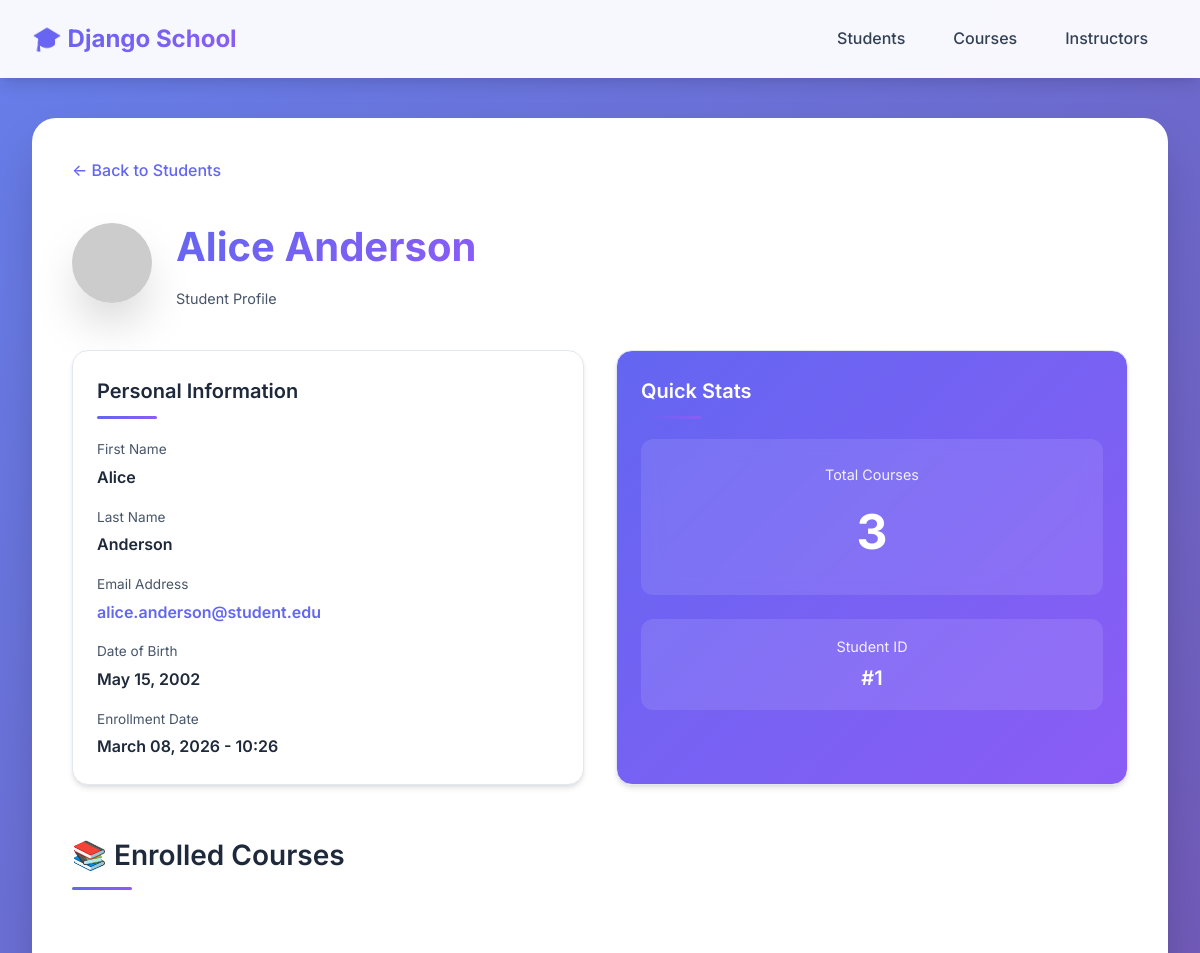
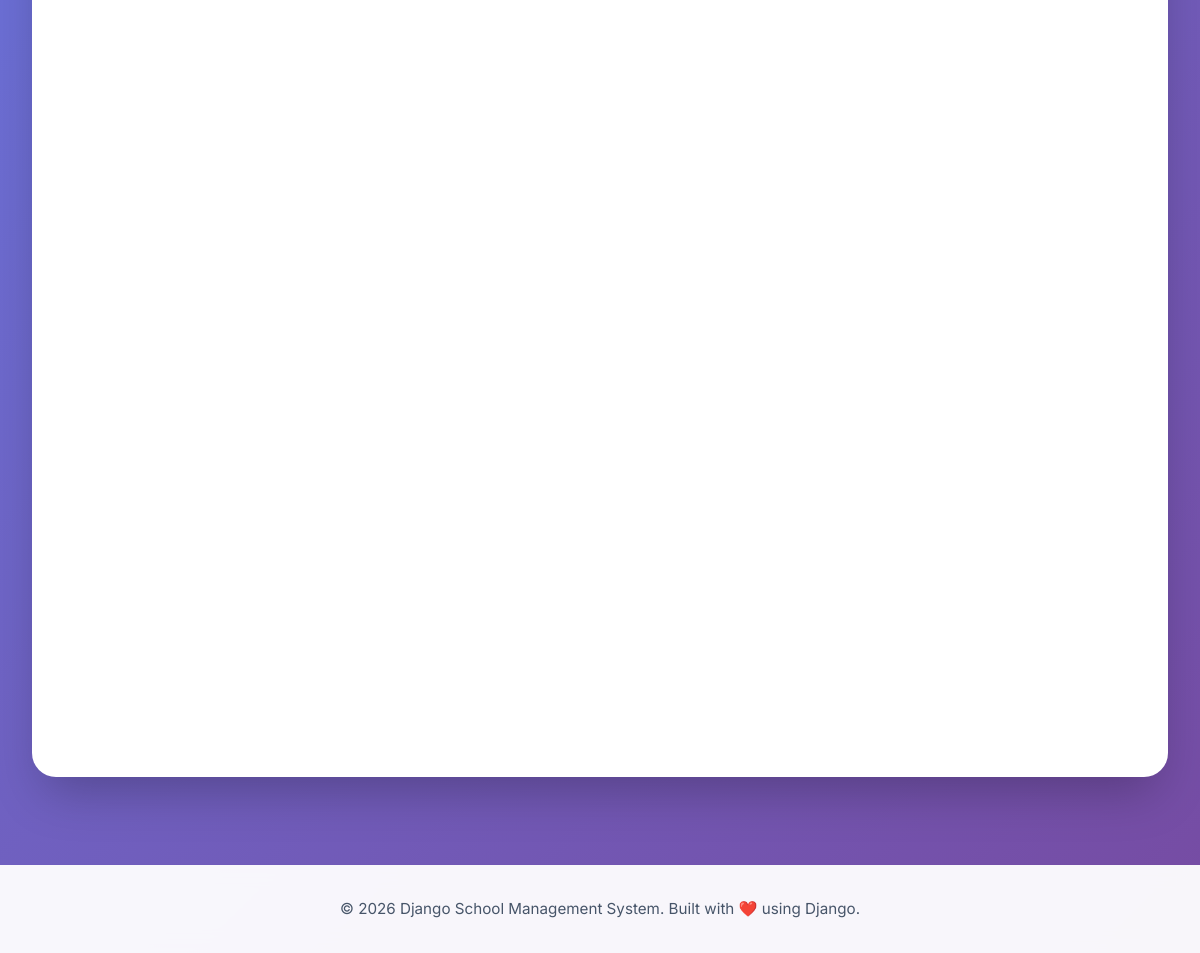
The app's page /students/1/ with its own data (2 pictures, top to bottom).
### students/models.py (models this page shows, shortened)
class Student(models.Model):
    first_name   = models.CharField(max_length=100)
    last_name    = models.CharField(max_length=100)
    email        = models.EmailField(unique=True)
    date_of_birth = models.DateField(null=True, blank=True)
    enrolled_at  = models.DateTimeField(auto_now_add=True)
    courses      = models.ManyToManyField(
        Course,
        related_name='students'
    )

### students/views.py (the view)
# urls.py: path('<int:pk>/', views.student_detail, name='student_detail'),
def student_detail(request, pk):
    student = get_object_or_404(Student, pk=pk)
    return render(request, 'students/student_detail.html',
                  {'student': student})

### courses/models.py (called while the page is built)
    def get_image_filename(self):
        title_lower = self.title.lower()
        if 'python' in title_lower:
            return 'pylogo.jpg'
        elif 'web' in title_lower or 'django' in title_lower or 'html' in title_lower or 'css' in title_lower:
            return 'webdev.webp'
        elif 'machine learning' in title_lower or 'ml' in title_lower or 'ai' in title_lower:
            return 'ML.webp'
        elif 'data' in title_lower or 'analytics' in title_lower:
            return 'data-analysis.svg'
        elif 'database' in title_lower or 'sql' in title_lower:
            return 'database.svg'
        elif 'mobile' in title_lower or 'android' in title_lower or 'ios' in title_lower:
            return 'mobile.svg'
        elif 'security' in title_lower or 'cyber' in title_lower:
            return 'security.svg'
        else:
            return 'default.svg'

### instructors/models.py (called while the page is built)
    def __str__(self):
        return f"{self.first_name} {self.last_name}"

### students/templates/students/student_detail.html (shortened to what this page needs)
{% extends 'base.html' %}
{% load static %}
{% block content %}
<div style="margin-bottom: 2rem;">
  <a href="{% url 'student_list' %}" style="color: var(--primary); text-decoration: none; font-weight: 500; display: inline-flex; align-items: center; gap: 0.5rem; transition: all 0.2s;">
    ← Back to Students
  </a>
</div>
<div style="display: flex; align-items: center; gap: 1.5rem; margin-bottom: 2.5rem;">
  <div style="width: 80px; height: 80px; border-radius: 50%; overflow: hidden; box-shadow: var(--shadow-xl);">
    <img src="https://ui-avatars.com/api/?name={{ student.first_name }}+{{ student.last_name }}&size=160&background=random&bold=true"
         alt="{{ student.first_name }} {{ student.last_name }}"
         style="width: 100%; height: 100%; object-fit: cover;">
  </div>
  <div>
    <h1 style="margin: 0 0 0.5rem 0;">{{ student.first_name }} {{ student.last_name }}</h1>
    <p class="text-muted" style="margin: 0;">Student Profile</p>
  </div>
</div>
<div style="display: grid; grid-template-columns: repeat(auto-fit, minmax(300px, 1fr)); gap: 2rem;">
  <div class="card">
    <h2 style="margin-top: 0; font-size: 1.25rem;">Personal Information</h2>
    <div style="display: flex; flex-direction: column; gap: 1rem;">
      <div>
        <p class="text-muted" style="margin: 0 0 0.25rem 0; font-size: 0.85rem;">First Name</p>
        <p style="margin: 0; font-weight: 600; color: var(--gray-800);">{{ student.first_name }}</p>
      </div>
      <div>
        <p class="text-muted" style="margin: 0 0 0.25rem 0; font-size: 0.85rem;">Last Name</p>
        <p style="margin: 0; font-weight: 600; color: var(--gray-800);">{{ student.last_name }}</p>
      </div>
      <div>
        <p class="text-muted" style="margin: 0 0 0.25rem 0; font-size: 0.85rem;">Email Address</p>
        <p style="margin: 0; font-weight: 600; color: var(--primary);">{{ student.email }}</p>
      </div>
      <div>
        <p class="text-muted" style="margin: 0 0 0.25rem 0; font-size: 0.85rem;">Date of Birth</p>
        <p style="margin: 0; font-weight: 600; color: var(--gray-800);">
          {% if student.date_of_birth %}
            {{ student.date_of_birth|date:"F d, Y" }}
          {% else %}
            <span style="color: var(--gray-400); font-style: italic;">Not provided</span>
          {% endif %}
        </p>
      </div>
      <div>
        <p class="text-muted" style="margin: 0 0 0.25rem 0; font-size: 0.85rem;">Enrollment Date</p>
        <p style="margin: 0; font-weight: 600; color: var(--gray-800);">{{ student.enrolled_at|date:"F d, Y - H:i" }}</p>
      </div>
    </div>
  </div>
  <div class="card" style="background: linear-gradient(135deg, var(--primary), var(--secondary)); color: white;">
    <h2 style="margin-top: 0; font-size: 1.25rem; color: white;">Quick Stats</h2>
    <div style="display: flex; flex-direction: column; gap: 1.5rem;">
      <div style="text-align: center; padding: 1.5rem; background: rgba(255, 255, 255, 0.1); border-radius: 0.75rem; backdrop-filter: blur(10px);">
        <p style="margin: 0 0 0.5rem 0; font-size: 0.9rem; opacity: 0.9;">Total Courses</p>
        <p style="margin: 0; font-size: 3rem; font-weight: 700;">{{ student.courses.count }}</p>
      </div>
      <div style="text-align: center; padding: 1rem; background: rgba(255, 255, 255, 0.1); border-radius: 0.75rem;">
        <p style="margin: 0; font-size: 0.9rem; opacity: 0.9;">Student ID</p>
        <p style="margin: 0.25rem 0 0 0; font-size: 1.25rem; font-weight: 600;">#{{ student.id }}</p>
      </div>
    </div>
  </div>
</div>
<div style="margin-top: 3rem;">
  <h2>📚 Enrolled Courses</h2>
  {% if student.courses.all %}
  <div class="grid">
  </div>
  {% else %}
  <div class="card" style="text-align: center; padding: 3rem 2rem;">
    <div style="font-size: 3rem; margin-bottom: 1rem;">📚</div>
    <p style="color: var(--gray-600); margin: 0;">Not enrolled in any courses yet.</p>
  </div>
  {% endif %}
</div>
{% endblock %}

### static/css/base.css (style rules this page uses)
:root { --primary: #6366f1; --primary-dark: #4f46e5; --primary-light: #818cf8; --secondary: #8b5cf6; --success: #10b981; --danger: #ef4444; --dark: #1e293b; --gray-50: #f8fafc; --gray-100: #f1f5f9; --gray-200: #e2e8f0; --gray-300: #cbd5e1; --gray-600: #475569; --gray-700: #334155; --gray-800: #1e293b; --shadow-sm: 0 1px 2px 0 rgba(0, 0, 0, 0.05); --shadow: 0 4px 6px -1px rgba(0, 0, 0, 0.1), 0 2px 4px -1px rgba(0, 0, 0, 0.06); --shadow-md: 0 10px 15px -3px rgba(0, 0, 0, 0.1), 0 4px 6px -2px rgba(0, 0, 0, 0.05); --shadow-lg: 0 20px 25px -5px rgba(0, 0, 0, 0.1), 0 10px 10px -5px rgba(0, 0, 0, 0.04); --shadow-xl: 0 25px 50px -12px rgba(0, 0, 0, 0.25); }
* { margin: 0; padding: 0; box-sizing: border-box; }
body { font-family: 'Inter', -apple-system, BlinkMacSystemFont, 'Segoe UI', sans-serif; background: linear-gradient(135deg, #667eea 0%, #764ba2 100%); min-height: 100vh; color: var(--gray-800); line-height: 1.6; }
.card { background: white; border-radius: 1rem; padding: 1.5rem; box-shadow: var(--shadow); transition: all 0.3s cubic-bezier(0.4, 0, 0.2, 1); border: 1px solid var(--gray-200); position: relative; overflow: hidden; }
.card::before { content: ''; position: absolute; top: 0; left: 0; right: 0; height: 3px; background: linear-gradient(90deg, var(--primary), var(--secondary)); transform: scaleX(0); transition: transform 0.3s ease; }
.grid { display: grid; grid-template-columns: repeat(auto-fill, minmax(350px, 1fr)); gap: 2rem; margin-top: 2rem; }
h1 { font-size: 2.5rem; font-weight: 700; background: linear-gradient(135deg, var(--primary), var(--secondary)); -webkit-background-clip: text; -webkit-text-fill-color: transparent; background-clip: text; margin-bottom: 1.5rem; animation: fadeInDown 0.6s ease-out; }
h2 { font-size: 1.75rem; font-weight: 600; color: var(--gray-800); margin-top: 2.5rem; margin-bottom: 1.25rem; position: relative; padding-bottom: 0.75rem; }
h2::after { content: ''; position: absolute; bottom: 0; left: 0; width: 60px; height: 3px; background: linear-gradient(90deg, var(--primary), var(--secondary)); border-radius: 2px; }
.text-muted { color: var(--gray-600); font-size: 0.9rem; }

### records on screen
Student: first_name "Alice", last_name "Anderson", email "alice.anderson@student.edu", date_of_birth "May 15, 2002", enrolled_at "March 08, 2026 - 10:26", courses.count "3", id "1"
